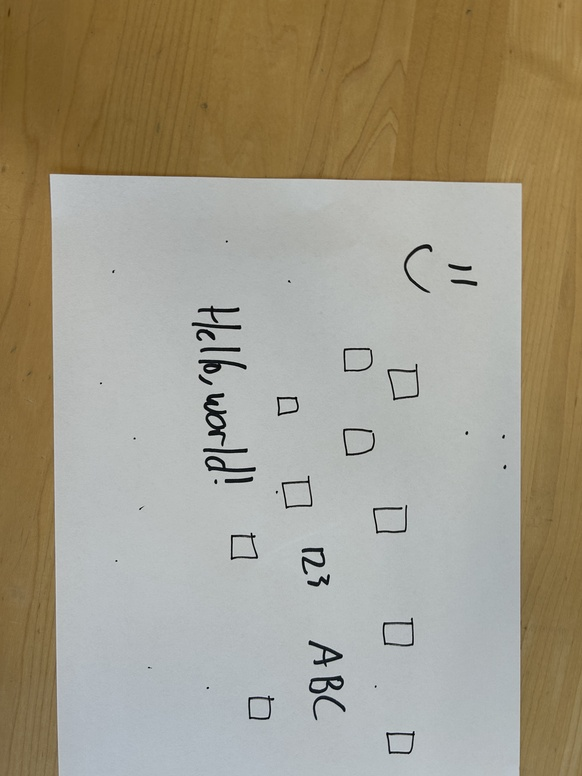
#> input picture panorama-stitching/images/2.jpg, 582 x 776 px, shrunk from 3024 x 4032 before the run
$ python stitch_two_images.py
#> lines starting #> are read from the running program, lines starting #| are printed output that depends on the picture; long printed decimals are rounded
import time
import cv2
import numpy as np
from PIL import Image
import sys
import random
from tqdm import trange, tqdm


def match_next_image(kps1, kps2, matches):
    """
    Compute homography using custom implementaiton of RANSAC-like approach by sampling matches.
    Args:

        kps1: Keypoints from image 1.
        kps2: Keypoints from image 2.
        matches: List of matched keypoints between the two images. (in the form of cv2.DMatch objects)

    Returns:
        best_H: The best homography matrix found.
        best_score: The score of the best homography (lower is better).
    """

    # reordered so that the same indices correspond to matches.
    pts1_array = np.array(
        [kps1[m.queryIdx].pt for m in matches], dtype=np.float32
    )  # array of [[x,y],[x,y],[x,y],...]
    pts2_array = np.array(
        [kps2[m.trainIdx].pt for m in matches], dtype=np.float32
    )  # array of [[x,y],[x,y],[x,y],...]

    def attempt_get_homography():
        # get four random ones
        # compute homography
        # get score (transform points and compare to matches)
        sample_indices = random.sample(range(len(pts1_array)), 4)
        pts1_sample = pts1_array[sample_indices]
        pts2_sample = pts2_array[sample_indices]
        # print("Sampled pts1: ", pts1_sample)
        # print("Sampled pts2: ", pts2_sample)
        H, _ = cv2.findHomography(pts1_sample, pts2_sample)
        if H is None:
            print("DING DING DING H IS NONE")
            return np.eye(3), float("inf")

        # get whole score
        score = 0
        # transform all pts1
        # Claude sonnet 4 generated this snippet because I don't know linalg formally, haha
        ones = np.ones((pts1_array.shape[0], 1), dtype=np.float32)
        pts1_homogeneous = np.hstack((pts1_array, ones))
        transformed_pts1 = (H @ pts1_homogeneous.T).T
        transformed_pts1 /= transformed_pts1[:, 2][:, np.newaxis]
        transformed_pts1_xy = transformed_pts1[:, :2]
        # compute similarity

        for i in range(len(transformed_pts1_xy)):
            # get corresponding pts2 and compare distance with linalg.norm
            dist = np.linalg.norm(transformed_pts1_xy[i] - pts2_array[i])
            score += dist

        return H, score

    best_H = None
    best_score = float("inf")
    for _ in trange(10_000, leave=False, desc="RANSAC iterations"):
        H, score = attempt_get_homography()
        if score < best_score:
            best_score = score
            best_H = H
    print("Best score: ", best_score)
    print("Best H: ", best_H)
    return best_H, best_score


def save(img, name="out.jpg"):
    Image.fromarray(cv2.cvtColor(img, cv2.COLOR_BGR2RGB)).save(name)


def detect_and_compute(path):
    """Detect keypoints and compute descriptors for an image using cv2's builtin SIFT.
    Args:
        path: Path to the image file.
    Returns:
        img: The loaded image.
        kps: Detected keypoints.
        desc: Computed descriptors.
    """
    img = cv2.imread(path)
    if img is None:
        raise FileNotFoundError(path)
    gray = cv2.cvtColor(img, cv2.COLOR_BGR2GRAY)
    sift = cv2.SIFT_create(nfeatures=150)
    kps, desc = sift.detectAndCompute(gray, None)
    return img, kps, desc


# ai-generated feature matching function (just uses builtin apis, no algorithmic complexity here)
# claude sonnet 4 via github copilot
def match_features(desc1, desc2, ratio=0.75):
    """Match features between two sets of descriptors using the ratio test and cv2's builtin BFMatcher and knnMatch.
    Args:

        desc1: Descriptors from image 1.
        desc2: Descriptors from image 2.
        ratio: Ratio threshold for the ratio test.
    Returns:
        good: List of good matches that passed the ratio test."""
    bf = cv2.BFMatcher(cv2.NORM_L2)
    knn = bf.knnMatch(desc1, desc2, k=2)
    good = [m for m, n in knn if m.distance < ratio * n.distance]
    return good


# ai-generated homography computation function (just uses builtin apis, no algorithmic complexity here)
# claude sonnet 4 via github copilot
def compute_homography(kps1, kps2, matches, ransac_thresh=5.0):
    """Compute homography between two sets of keypoints using matched features and cv2's builtin findHomography with RANSAC.
    Args:
        kps1: Keypoints from image 1.
        kps2: Keypoints from image 2.
        matches: List of matched keypoints between the two images. (in the form of cv2.DMatch objects)
        ransac_thresh: RANSAC reprojection threshold.
    Returns:
        H: The computed homography matrix.
        mask: Mask of inliers used in the homography computation. (unused)"""
    if len(matches) < 4:
        return None, None
    pts1 = np.float32([kps1[m.queryIdx].pt for m in matches]).reshape(-1, 1, 2)
    pts2 = np.float32([kps2[m.trainIdx].pt for m in matches]).reshape(-1, 1, 2)
    H, mask = cv2.findHomography(pts2, pts1, cv2.RANSAC, ransac_thresh)
    return H, mask


def stitch(img1, img2, H):  # ai-generated image manipulation code
    """
    Stitch two images together using the provided homography matrix.
    Args:
        img1: The first image (to be the base).
        img2: The second image (to be warped and stitched onto the first).
        H: The homography matrix mapping img2 to img1.
    Returns:
        result: The stitched panorama image in the form of a numpy array.
    """
    h1, w1 = img1.shape[:2]
    h2, w2 = img2.shape[:2]
    corners_img2 = np.float32([[0, 0], [0, h2], [w2, h2], [w2, 0]]).reshape(-1, 1, 2)
    warped_corners = cv2.perspectiveTransform(corners_img2, H)
    all_corners = np.concatenate(
        (
            np.float32([[0, 0], [0, h1], [w1, h1], [w1, 0]]).reshape(-1, 1, 2),
            warped_corners,
        ),
        axis=0,
    )
    x_min, y_min = np.int32(all_corners.min(axis=0).ravel() - 0.5)
    x_max, y_max = np.int32(all_corners.max(axis=0).ravel() + 0.5)
    translate = [-x_min, -y_min]
    H_trans = np.array([[1, 0, translate[0]], [0, 1, translate[1]], [0, 0, 1]])
    result = cv2.warpPerspective(img2, H_trans.dot(H), (x_max - x_min, y_max - y_min))
    result[translate[1] : translate[1] + h1, translate[0] : translate[0] + w1] = img1
    return result


if __name__ == "__main__":
    img1_path = "images/2.jpg"
    img2_path = "images/3.jpg"

    img1, kps1, desc1 = detect_and_compute(img1_path)
#> in detect_and_compute, img is the input picture: shape (776, 582, 3); mean B, G, R 135.2, 153.9, 161.7
#> in detect_and_compute, `gray = cv2.cvtColor(img, cv2.COLOR_BGR2GRAY)`:
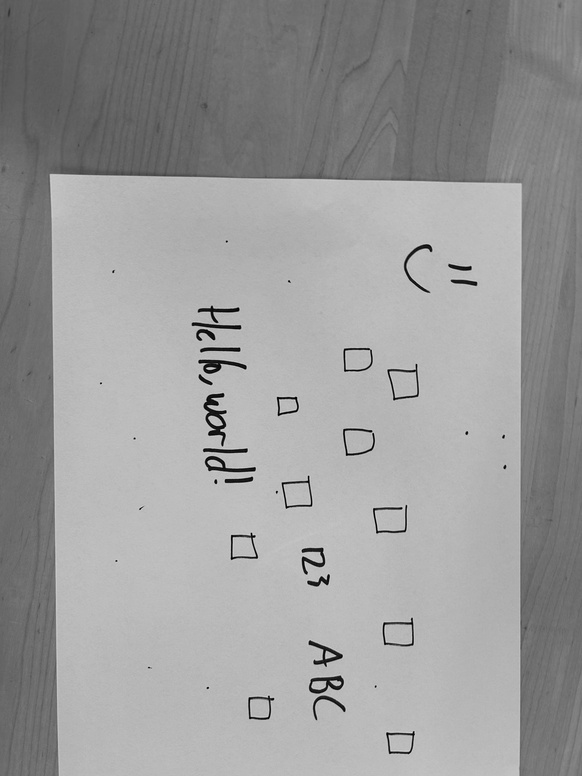
#> gray: shape (776, 582); min 0, max 224, mean 154.2
#> in detect_and_compute, `kps, desc = sift.detectAndCompute(gray, None)`: kps = 150 keypoints; strongest (x, y, size): (467, 433, 1.9), (216, 482, 2.3), (505, 467, 2.1), (503, 437, 1.9)
#> kps1 has the same summary as kps in detect_and_compute
    img2, kps2, desc2 = detect_and_compute(img2_path)
#> call 2 of detect_and_compute, with path = 'images/3.jpg'
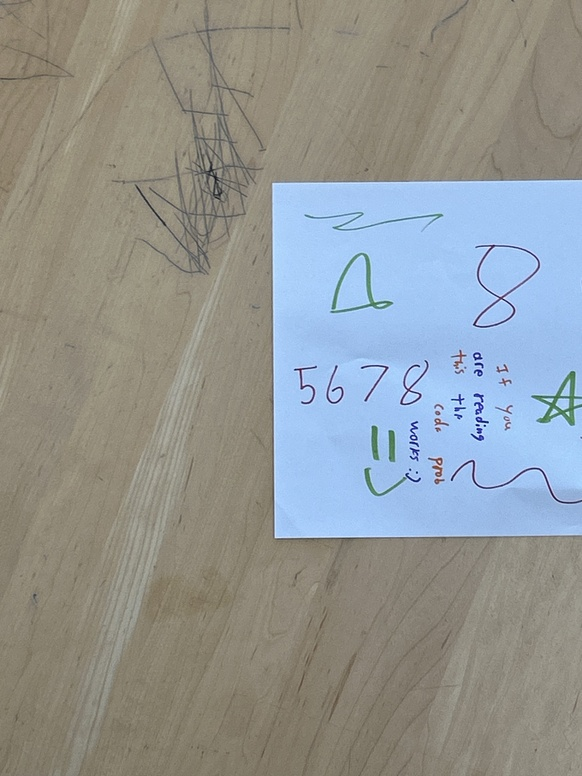
#> input picture panorama-stitching/images/3.jpg, 582 x 776 px, shrunk from 3024 x 4032 before the run
#> in detect_and_compute, img is the input picture: shape (776, 582, 3); mean B, G, R 148.2, 149.7, 146.2
#> in detect_and_compute (call 2), `gray = cv2.cvtColor(img, cv2.COLOR_BGR2GRAY)`:
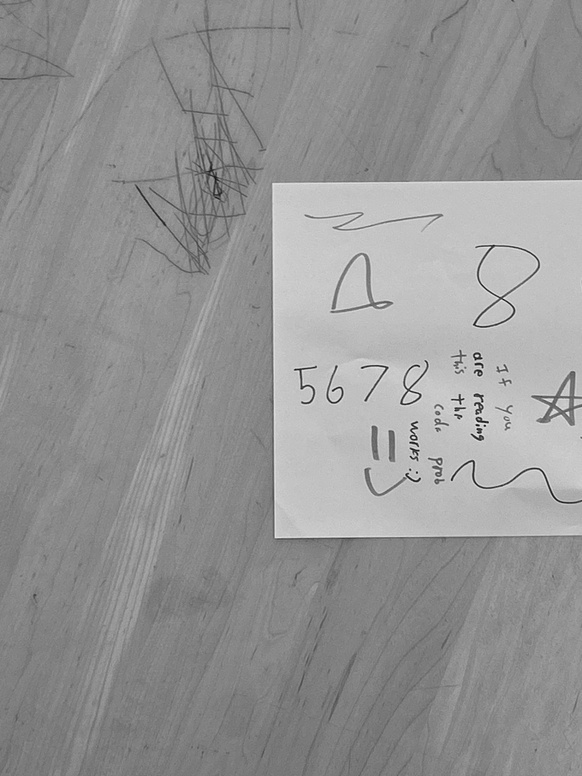
#> gray: shape (776, 582); min 13, max 244, mean 148.4
#> in detect_and_compute (call 2), `kps, desc = sift.detectAndCompute(gray, None)`: kps = 150 keypoints; strongest (x, y, size): (477, 356, 2), (387, 368, 2.1), (457, 409, 3), (476, 359, 2)
#> kps2 has the same summary as kps in detect_and_compute

    matches = match_features(desc1, desc2)
#> in match_features, `knn = bf.knnMatch(desc1, desc2, k=2)`: knn = 150 matches
#> in match_features, `good = [m for m, n in knn if m.distance < ratio * n.distance]`: good = 38 matches
#> matches = 38 matches
    print(f"Matches found: {len(matches)}")
#| Matches found: 38
    print(
        "matches[0].queryidx: ",
        matches[0].queryIdx,
        ", matches[0].trainidx:",
        matches[0].trainIdx,
    )  # indices
#| matches[0].queryidx:  4 , matches[0].trainidx: 62
    print("Corresponding coordinates:")
    print("kps1[queryIdx]: ", kps1[matches[0].queryIdx].pt)
#| kps1[queryIdx]:  (336.293, 683.040)
    print("kps2[trainIdx]: ", kps2[matches[0].trainIdx].pt)
#| kps2[trainIdx]:  (476.727, 355.714)

    H, _ = compute_homography(kps1, kps2, matches)
#> in compute_homography, `pts1 = np.float32([kps1[m.queryIdx].pt for m in matches]).reshape(-1, ..`: pts1 = 38 rows, first 8: [336.3, 683], [412.9, 734.1], [310.6, 642.8], [308, 481.5], [305.8, 572.4], [388.5, 370.5], [286.7, 506.9], [278.9, 414.1]
#> in compute_homography, `pts2 = np.float32([kps2[m.trainIdx].pt for m in matches]).reshape(-1, ..`: pts2 = 38 rows, first 8: [476.7, 355.7], [301.9, 387.4], [374.3, 428.7], [300, 369.5], [374.3, 428.7], [401.3, 402.9], [401.3, 402.9], [301.9, 387.4]
#> in compute_homography, `H, mask = cv2.findHomography(pts2, pts1, cv2.RANSAC, ransac_thresh)`: H = [[-0.0447, -0.927, 391.7], [-0.0872, -1.73, 734.5], [-0.000117, -0.00236, 1]]; mask = 38 values, max 1 at index 10, min 0 at index 0, mean 0.184
    print("Computed homography (builtin opencv):")
    print(H)
#| [[-4.47317387e-02 -9.26933168e-01  3.91653113e+02]
#|  [-8.72394214e-02 -1.73488667e+00  7.34516796e+02]
#|  [-1.16987118e-04 -2.36316748e-03  1.00000000e+00]]

    stitched = stitch(img1, img2, H)
#> in stitch, `warped_corners = cv2.perspectiveTransform(corners_img2, H)`: warped_corners = [[391.7, 734.5], [392.9, 733.7], [392.1, 734.6], [392.3, 733.7]]
#> in stitch, `all_corners = np.concatenate( ( np.float32([[0, 0], [0, h1], [w1, h1],..`: all_corners = [[0, 0], [0, 776], [582, 776], [582, 0], [391.7, 734.5], [392.9, 733.7], [392.1, 734.6], [392.3, 733.7]]
#> in stitch, `x_min, y_min = np.int32(all_corners.min(axis=0).ravel() - 0.5)`: x_min = 0
#> in stitch, `x_max, y_max = np.int32(all_corners.max(axis=0).ravel() + 0.5)`: x_max = 582; y_max = 776
#> in stitch, `translate = [-x_min, -y_min]`: translate = [0, 0]
#> in stitch, `H_trans = np.array([[1, 0, translate[0]], [0, 1, translate[1]], [0, 0,..`: H_trans = [[1, 0, 0], [0, 1, 0], [0, 0, 1]]
#> in stitch, `result = cv2.warpPerspective(img2, H_trans.dot(H), (x_max - x_min, y_m..`:
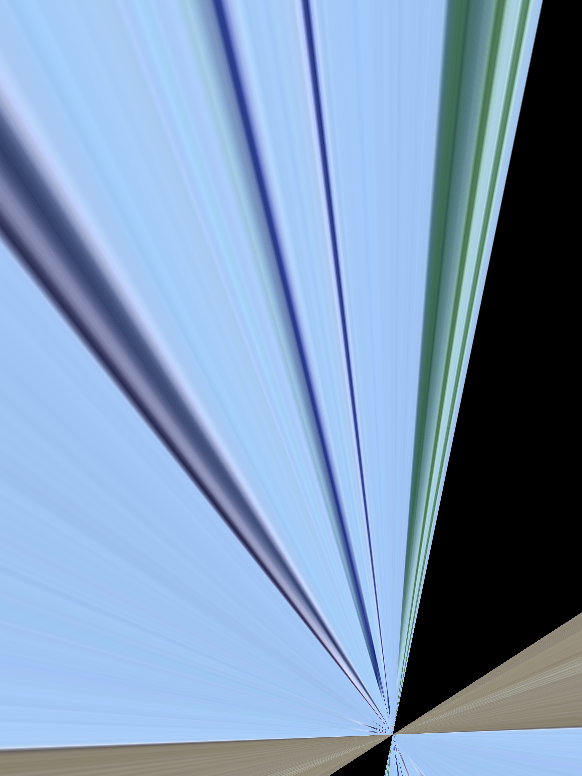
#> result: shape (776, 582, 3); mean B, G, R 183, 151.8, 125.5
    save(stitched, "stitched.jpg")
    print("Saved stitched.jpg")

    img1, kps1, desc1 = detect_and_compute(img1_path)
#> in detect_and_compute (call 3), `kps, desc = sift.detectAndCompute(gray, None)`: kps = 150 keypoints; strongest (x, y, size): (467, 433, 1.9), (216, 482, 2.3), (505, 467, 2.1), (503, 437, 1.9)
    img2, kps2, desc2 = detect_and_compute(img2_path)
#> in detect_and_compute (call 4), `kps, desc = sift.detectAndCompute(gray, None)`: kps = 150 keypoints; strongest (x, y, size): (477, 356, 2), (387, 368, 2.1), (457, 409, 3), (476, 359, 2)
    matches = match_features(desc1, desc2)

    H, _ = match_next_image(kps1, kps2, matches)
#> in match_next_image, `pts1_array = np.array( [kps1[m.queryIdx].pt for m in matches], dtype=n..`: pts1_array = 38 pairs, first value 216.1 to 474.6, second value 268.1 to 734.1
#> in match_next_image, `pts2_array = np.array( [kps2[m.trainIdx].pt for m in matches], dtype=n..`: pts2_array = 38 pairs, first value 300 to 533.1, second value 306.4 to 473.9
#> the loop in match_next_image, `for _ in trange(10_000, leave=False, desc="RANSAC iterations"):` made 10000 passes
#> (sample_indices in attempt_get_homography, pts1_sample in attempt_get_homography, score, best_score) on pass 13: ([14, 15, 9, 34], [[344.2, 430], [256.4, 557], [388.5, 370.5], [427.5, 291.4]], 1573.4, 1573.4)
#> (sample_indices in attempt_get_homography, score, best_score) on passes 1, 3, 36: ([24, 26, 2, 16], 2197.6, 2197.6), ([30, 22, 37, 13], 2134.5, 2134.5), ([34, 27, 6, 16], 1544.7, 1544.7)
#> after the loop in match_next_image, `for _ in trange(10_000, leave=False, desc="RANSAC iterations"):`: best_score = 1444.5
#| Best score:  1444.469
#| Best H:  [[-4.05371601e-01 -7.80958982e-01  4.00516617e+02]
#|  [-4.05417803e-01 -7.83499915e-01  4.01368245e+02]
#|  [-1.01245026e-03 -1.94863673e-03  1.00000000e+00]]
#> H = [[-0.405, -0.781, 400.5], [-0.405, -0.783, 401.4], [-0.00101, -0.00195, 1]]
    print("Calculated homography:")
    print(H)
#| [[-4.05371601e-01 -7.80958982e-01  4.00516617e+02]
#|  [-4.05417803e-01 -7.83499915e-01  4.01368245e+02]
#|  [-1.01245026e-03 -1.94863673e-03  1.00000000e+00]]
    print(type(H))
#| <class 'numpy.ndarray'>
    print("Shape of H: ", H.shape)
#| Shape of H:  (3, 3)
    print("H.dtype: ", H.dtype)
#| H.dtype:  float64
    H_inv = np.linalg.inv(H)
#> H_inv = [[-4753.7, 1715.3, 1215475.6], [-3266.5, 453.5, 1126266.6], [-11.18, 2.62, 3426.3]]

    stitched_custom = stitch(img2, img1, H)
#> in stitch (call 2), `warped_corners = cv2.perspectiveTransform(corners_img2, H)`: warped_corners = [[400.5, 401.4], [401.3, 403.5], [400.8, 401.8], [400.7, 402.7]]
#> in stitch (call 2), `all_corners = np.concatenate( ( np.float32([[0, 0], [0, h1], [w1, h1],..`: all_corners = [[0, 0], [0, 776], [582, 776], [582, 0], [400.5, 401.4], [401.3, 403.5], [400.8, 401.8], [400.7, 402.7]]
#> in stitch (call 2), `result = cv2.warpPerspective(img2, H_trans.dot(H), (x_max - x_min, y_m..`:
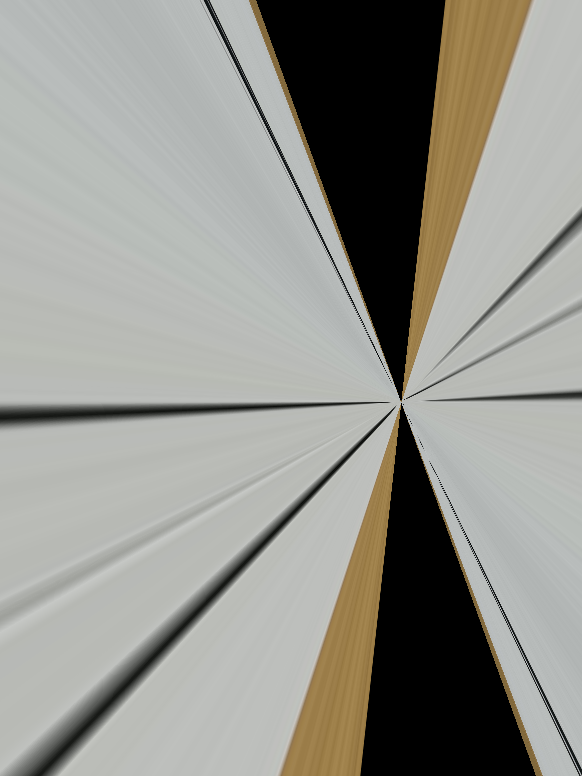
#> result: shape (776, 582, 3); mean B, G, R 141.5, 148, 148.2
    save(stitched_custom, "stitched_custom.jpg")
    print("Saved stitched_custom.jpg")
